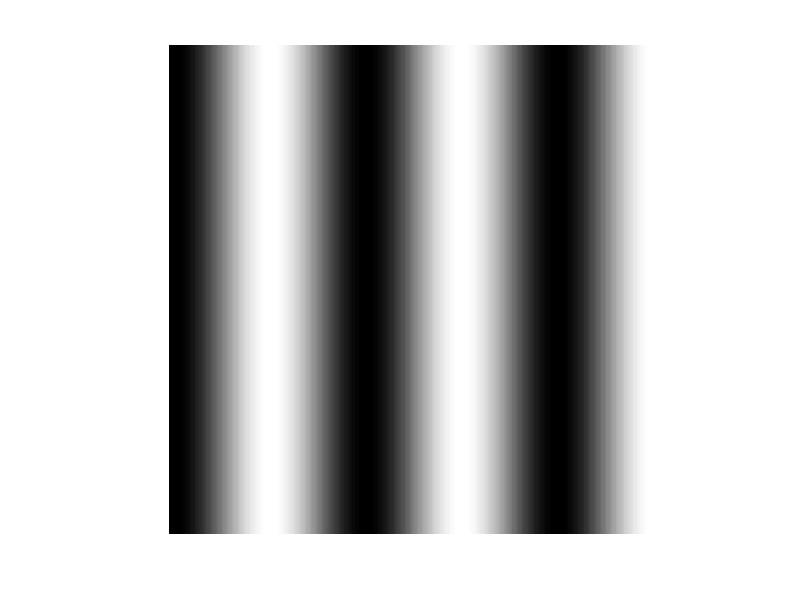
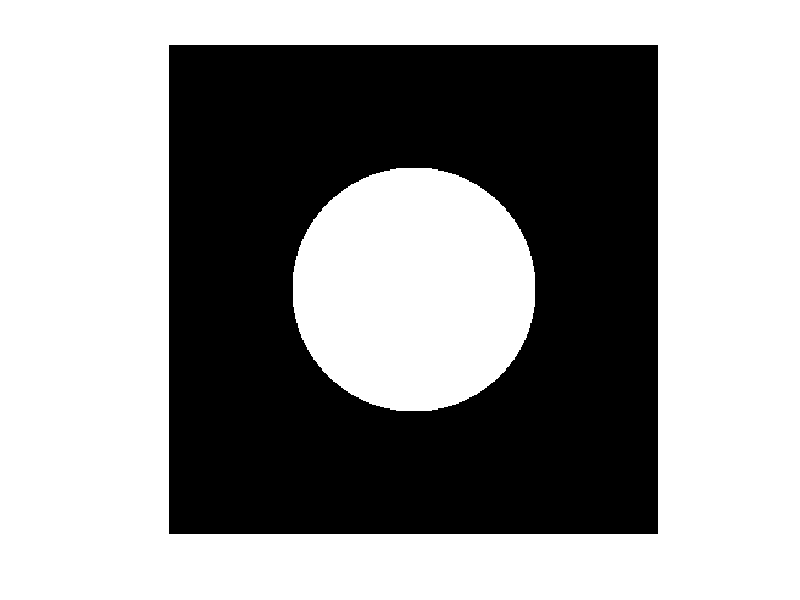

The MATLAB script that drew these images, in order: (Note: this script raises an error after producing the figures.)
clc, clear, close all

if false
    % --- Example1: real data
    % normalize data to [0,1] and flatten to grayscale
    I = imread("input.png"); %#ok<*UNRCH>
    M = imread("mask.png");
    I = double(I) / 255.0;
    M = double(M) / 255.0;
    I = mean(I,3);
    M = mean(M,3);
else
    % --- Example1: real data
    [XX, YY] = meshgrid(-2:.01:+2, -2:.01:+2);
    M = (sqrt(XX.^2 + YY.^2) - 1) < 0;
    I = .5 + .5*sin(4*XX);
end


figure(1), imshow(I), axis("image")
figure(2), imshow(M), axis("image")

% --- compute gradients (and trim them with mask)
[ux, uy] = imgradients(I);
% [ux, uy] = imgradient(I, "central"); %< DO NOT USE THIS!
ux = ux .* (1-M);
uy = uy .* (1-M);
figure(3), imshowpair(ux*255, uy*255, "montage");

% --- screening term
% just says average color of image should be .5
I_screen = .5 * ones(size(I));

% --- perform poisson integration
O = screenedpoisson(I_screen, ux, uy, 1e-5);

% --- check solution is set around screening value
mean(O(:))

% --- normalize after solve (to make imshow happy)
O = O - min(O(:));
O = O / max(O(:));

figure(4), imshow(O)
figure(5), mesh(mean(O,3))